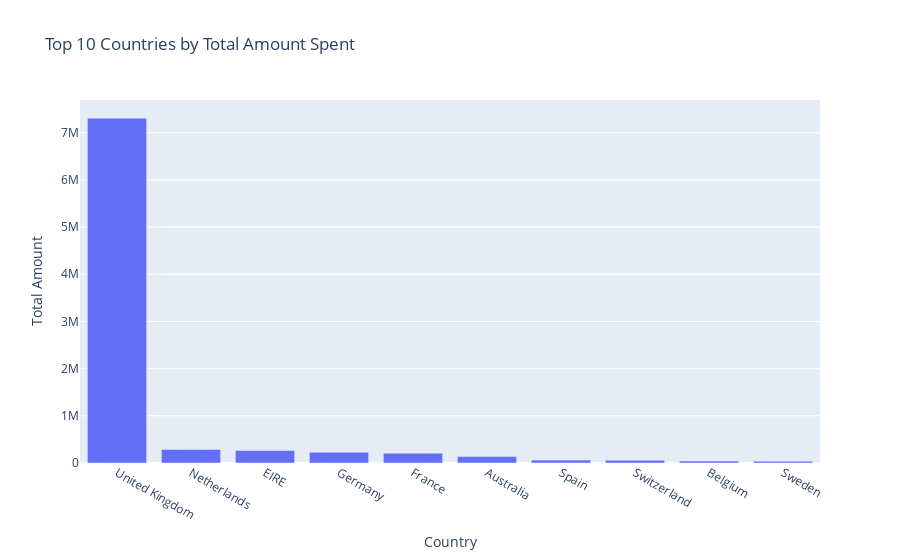

This figure's notebook cell:
### Markdown cell above
# Creating a bar chart

A bar chart is created to visualise the top 10 countirews contributing to the total spending.

### Code cell
import plotly.express as px

# Sort the DataFrame by 'TotalAmount' column in descending order
country_total_amount_sorted = country_total_amount.sort_values(by='TotalAmount', ascending=False)

# Select the top 10 rows
top_10_countries = country_total_amount_sorted.head(10)

# Create a bar graph
fig = px.bar(top_10_countries, x='Country', y='TotalAmount', 
             labels={'TotalAmount': 'Total Amount'}, 
             title='Top 10 Countries by Total Amount Spent')

# Show the plot
fig.show()

### Figure 1 — Plotly figure (JSON) as saved in the notebook; plotly's stock layout.template omitted (floating-point values rounded to 4 significant figures)
{"data": [{"alignmentgroup": "True", "hovertemplate": "Country=%{x}<br>Total Amount=%{y}<extra></extra>", "legendgroup": "", "marker": {"color": "#636efa", "pattern": {"shape": ""}}, "name": "", "offsetgroup": "", "orientation": "v", "showlegend": false, "textposition": "auto", "type": "bar", "x": ["United Kingdom", "Netherlands", "EIRE", "Germany", "France", "Australia", "Spain", "Switzerland", "Belgium", "Sweden"], "xaxis": "x", "y": [7308000.0, 285400.0, 265500.0, 228900.0, 209000.0, 138500.0, 61580.0, 56440.0, 41200.0, 38380.0], "yaxis": "y"}], "layout": {"barmode": "relative", "legend": {"tracegroupgap": 0}, "title": {"text": "Top 10 Countries by Total Amount Spent"}, "xaxis": {"anchor": "y", "domain": [0, 1], "title": {"text": "Country"}}, "yaxis": {"anchor": "x", "domain": [0, 1], "title": {"text": "Total Amount"}}}}
